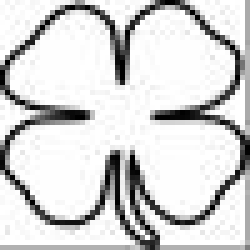
#> input picture ready_leaves/10.jpg, 50 x 50 px (shown 5 times larger)
$ python utilities.py   (older library calls are emulated)
#> lines starting #> are read from the running program, lines starting #| are printed output that depends on the picture; after the words box and inside, x2 and y2 are one past the last pixel; in counts of white or black regions, pixels touching at a corner belong together
import os
from PIL import Image, ImageOps
import numpy as np
import matplotlib.pyplot as plt


def resize(shape, source_path, destination_path):
    i = 0
    for image_path in os.listdir(source_path):
        image = Image.open(source_path + "/" + image_path)
        image = image.convert('RGB')
        image = image.resize(shape)
        image.save(destination_path + "/" + str(i) + ".jpg")
        i = i + 1


def generate_random_images(n, shape):
    """Generates n random images of shape dimensions of values 0 or 1"""
    return np.random.randint(0, 2, (n, shape[0], shape[1]))


def change_image(path, changes):
    """Changes image get from path, in random changes location change value between 0 and 1"""
    np_image = load_image(path)

    random_positions = np.random.randint(0, 50, (changes, 2))
    for x, y in random_positions:
        np_image[x, y] = (np_image[x, y]+1) % 2
    return np_image


def load_image(path, limit=180):
    """
    :param limit: below that value map to 0, else map to 1
    :param path: path to file
    :return: load a file with 0,1 values
    """
#> called with path = 'ready_leaves/10.jpg', limit = 180
    image = Image.open(path)
#> image is the input picture: PIL image 50x50 RGB; min 0, max 255, mean 212.6
    image = ImageOps.grayscale(image)
#> image: PIL image 50x50 L
    np_image = np.array(image)
    cut = np_image > limit
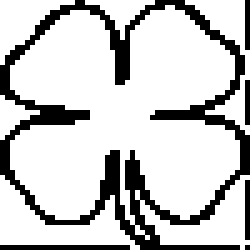
#> cut: shape (50, 50) bool (shown 5 times larger); 78.1% white; black in thin lines or dots
    np_image[cut] = 1
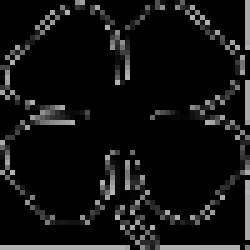
#> np_image: shape (50, 50) (shown 5 times larger); min 0, max 180, mean 19.4
    np_image[np.logical_not(cut)] = 0

    return np_image


def flatten_input(arr):
    """
    Flatten array.
    :param arr: array of shape = (n, height, width)
    :return: array of shape = (n, height*width)
    """
    shape = arr.shape
    return np.reshape(arr, newshape=(shape[0], shape[1]*shape[2]), order='C')


def back_to_image(arr):
    """
    Reshape array back to 3D form
    :param arr: array of shape = (n, x*x)
    :return: array of shape = (n, x, x)
    """
    shape = arr.shape
    sqrt = np.sqrt(shape[1]).astype(np.int)
    return np.reshape(arr, newshape=(shape[0], sqrt, sqrt), order='C')


if __name__ == "__main__":
    changed_image = change_image("ready_leaves/10.jpg", 250)
#> after the loop in change_image, `for x, y in random_positions:`:
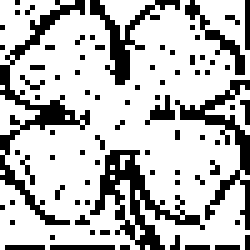
#> np_image: shape (50, 50) (shown 5 times larger); values 0 (black) and 1 (white), 73.5% white; black in thin lines or dots
    plt.imshow(changed_image)
    plt.show()
    random = generate_random_images(50, (50, 50))
    plt.imshow(random[1])
    plt.show()
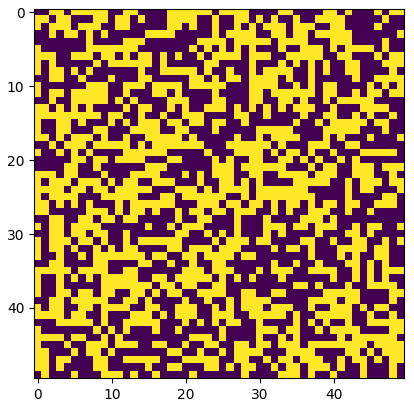
#> figure drawn by matplotlib, 1 panel
    random_trans = back_to_image(flatten_input(random))
    plt.imshow(random_trans[1])
    plt.show()

$ run again, with ready_leaves/12.jpg copied over ready_leaves/10.jpg
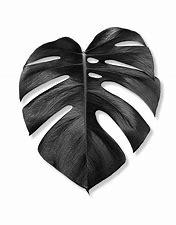
#> input picture ready_leaves/12.jpg, 176 x 225 px
#> in load_image, image is the input picture: PIL image 176x225 RGB; min 0, max 255, mean 179.9
#> image: PIL image 176x225 L
#> in load_image, `cut = np_image > limit`:
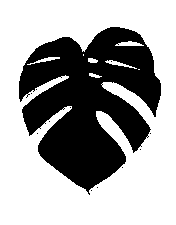
#> cut: shape (225, 176) bool; 64% white; 12 black regions (11 under 20 px), largest, box (x1, y1, x2, y2) and area: (19, 27, 161, 195) 14247
#> after the loop in change_image, `for x, y in random_positions:`:
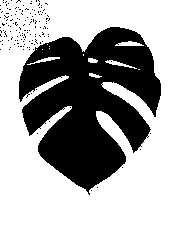
#> np_image: shape (225, 176); values 0 (black) and 1 (white), 63.4% white; 147 black regions (146 under 20 px), largest, box (x1, y1, x2, y2) and area: (19, 27, 161, 195) 14244

$ run again, with ready_leaves/13.jpg copied over ready_leaves/10.jpg
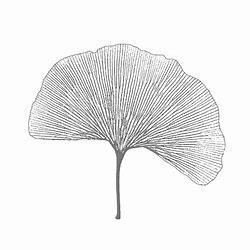
#> input picture ready_leaves/13.jpg, 250 x 250 px
#> in load_image, image is the input picture: PIL image 250x250 RGB; min 40, max 255, mean 236.9
#> image: PIL image 250x250 L
#> in load_image, `cut = np_image > limit`:
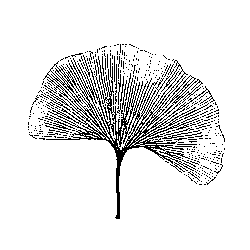
#> cut: shape (250, 250) bool; 89.7% white; black in thin lines or dots, all inside (x1, y1, x2, y2) = (28, 44, 225, 219)
#> after the loop in change_image, `for x, y in random_positions:`:
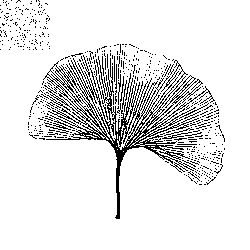
#> np_image: shape (250, 250); values 0 (black) and 1 (white), 89.3% white; black in thin lines or dots, all inside (x1, y1, x2, y2) = (0, 0, 225, 219)
